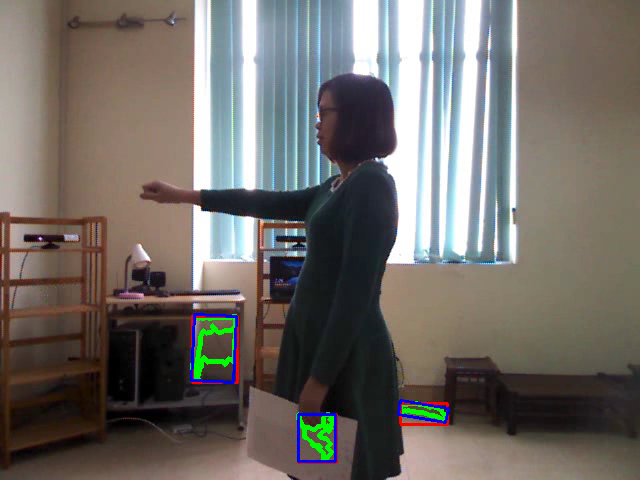
#> input picture frame 4 of testContour/videoTestBGROut.avi, 640 x 480 px, given in place of videoTest.avi, which was not available
$ python testContourHandWithVideoBGR.py   (older library calls are emulated)
#> lines starting #> are read from the running program, lines starting #| are printed output that depends on the picture; after the words box and inside, x2 and y2 are one past the last pixel; in counts of white or black regions, pixels touching at a corner belong together; pictures that were not available may be replaced by others from this repository, and a replacement may not be noted
#> further down, frame is the input picture: shape (480, 640, 3); mean B, G, R 102.9, 107.7, 112.5
import cv2
import numpy as np
from matplotlib import pyplot as plt

def skinDetectingBasedOnBGRAreaWHThreshold(image):

    lower_SkinBGR = np.array([48, 50, 73])
    upper_SkinBGR = np.array([79, 84, 108])

    mask = cv2.inRange(image, lower_SkinBGR, upper_SkinBGR)
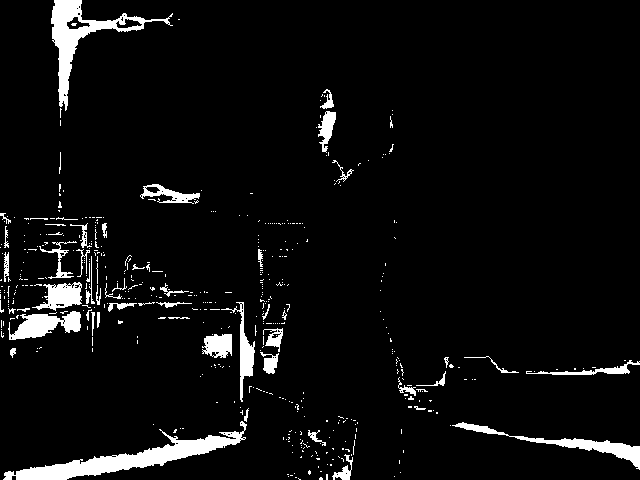
#> mask: shape (480, 640); 5.4% white; 490 white regions (433 under 20 px)

    _, contours, _ = cv2.findContours(mask, cv2.RETR_TREE, cv2.CHAIN_APPROX_NONE)
#> contours = 591 contours, 553 with area under 20; largest, box (x1, y1, x2, y2) and area: (3, 421, 247, 480) 3225, (51, 0, 173, 111) 2624, (452, 422, 640, 470) 1190, (8, 311, 81, 340) 1047, (32, 282, 82, 311) 754

    lowerHandArea = 200
    upperHandArea = 1200

    lowerWidth = 20
    upperWidth = 70

    lowerHeight = 20
    upperHeight = 70

    for contour in contours:
        area = cv2.contourArea(contour)

        if (lowerHandArea < area < upperHandArea):

            #draw straight bounding rectangle
            x, y, width, height = cv2.boundingRect(contour)

            #check if width and hieght is ok
            if (lowerWidth < width < upperWidth) and (lowerHeight < height < upperHeight):
                cv2.drawContours(image, contour, -1, (0, 255, 0), 3)
                cv2.rectangle(image, (x,y), (x+width, y+height), (0,0,255),2)

                #draw rotated rectangle
                rectangle = cv2.minAreaRect(contour)
                box = cv2.boxPoints(rectangle)
                box = np.int0(box)
                cv2.drawContours(image, [box], 0, (255,0,0), 2)
#> this loop made 591 passes
#> (area, x, y, width, height, rectangle, box) on passes 184, 341: (514.5, 202, 334, 30, 24, ((216.5, 345.5), (23, 29), -90), [[231, 357], [202, 357], [202, 334], [231, 334]]), (753.5, 32, 282, 50, 29, ((56.57, 296.5), (50.42, 26.67), -3.81), [[32, 311], [30, 284], [80, 281], [82, 308]])
#> (area, x, y, width, height) on passes 70, 154, 235, 263, 536, 571: (1190, 452, 422, 188, 48), (296.5, 526, 360, 114, 15), (1047, 8, 311, 73, 29), (603, 221, 302, 34, 100), (457.5, 140, 184, 60, 20), (334, 318, 111, 18, 42)
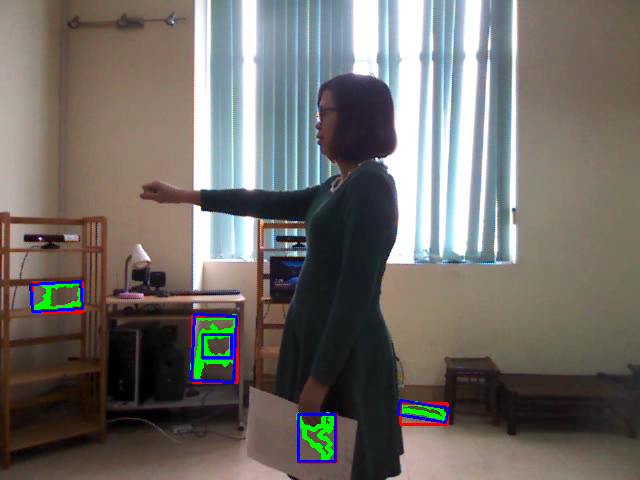
#> image: shape (480, 640, 3); 0.55% of pixels changed, all inside (x1, y1, x2, y2) = (29, 280, 234, 360)

    return image

#video = cv2.VideoCapture('/home/tien/OpenCV/testContour/videoTest.avi')
video = cv2.VideoCapture('/home/tien/OpenCV/testContour/videoTest.avi')
if (video.isOpened() == False):
    print("Erro opening video stream or file")
else:
    frameWidth  = video.get(3)
    frameHeight = video.get(4)

frameWidth = int(frameWidth)
frameHeight = int(frameHeight)
print(frameWidth, frameHeight)


# Define the codec and create VideoWriter object.The output is stored in 'outpy.avi' file.
fourcc = cv2.VideoWriter_fourcc(*'XVID')
outVideo = cv2.VideoWriter('/home/tien/OpenCV/testContour/videoTestBGROut.avi', fourcc, 20.0, (frameWidth, frameHeight))

while (video.isOpened()):
    ret, frame = video.read()
    if ret == True:
        contourDrawnImage = skinDetectingBasedOnBGRAreaWHThreshold(frame)
        outVideo.write(contourDrawnImage)

        cv2.imshow('contourDrawnImage', contourDrawnImage)

        """
        #plot show to analyze the hsv parametres
        plt.imshow(contourDrawedImage)
        plt.show()
        """
        if cv2.waitKey(30) & 0xFF == ord('q'):
#> (key q is pressed here)
            break
    else:
        break

video.release()
outVideo.release()
cv2.destroyAllWindows()

$ run again, starting later in the video
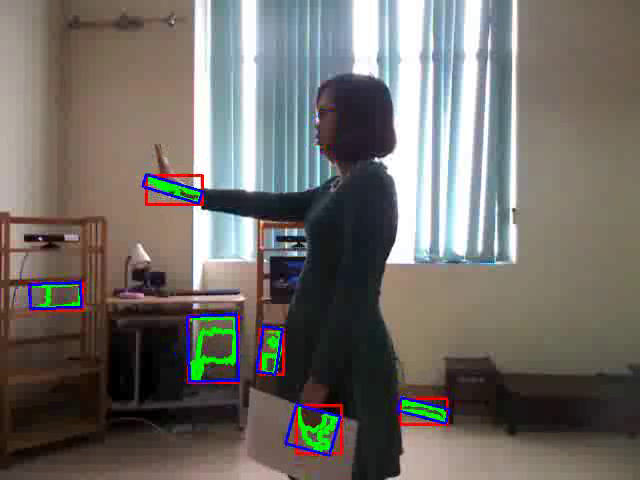
#> input picture frame 22 of testContour/videoTestBGROut.avi, 640 x 480 px, given in place of videoTest.avi, which was not available
#> frame is the input picture: shape (480, 640, 3); mean B, G, R 103, 108, 112.3
#> in skinDetectingBasedOnBGRAreaWHThreshold, `mask = cv2.inRange(image, lower_SkinBGR, upper_SkinBGR)`:
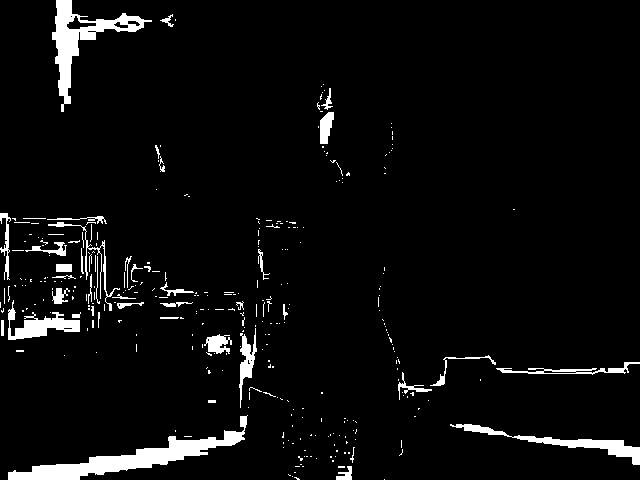
#> mask: shape (480, 640); 4.7% white; 324 white regions (280 under 20 px)
#> contours = 341 contours, 312 with area under 20; largest, box (x1, y1, x2, y2) and area: (8, 415, 248, 480) 3262, (52, 0, 152, 112) 2524, (450, 424, 640, 465) 1192, (8, 300, 80, 340) 924, (239, 328, 257, 408) 424
#> the loop in skinDetectingBasedOnBGRAreaWHThreshold, `for contour in contours:` made 341 passes
#> (area, x, y, width, height) on passes 47, 84, 110, 117, 171, 324: (1191.5, 450, 424, 190, 41), (356.5, 496, 362, 144, 13), (274, 204, 334, 28, 20), (424, 239, 328, 18, 80), (924.5, 8, 300, 72, 40), (276.5, 320, 112, 14, 32)

$ run again, starting later in the video
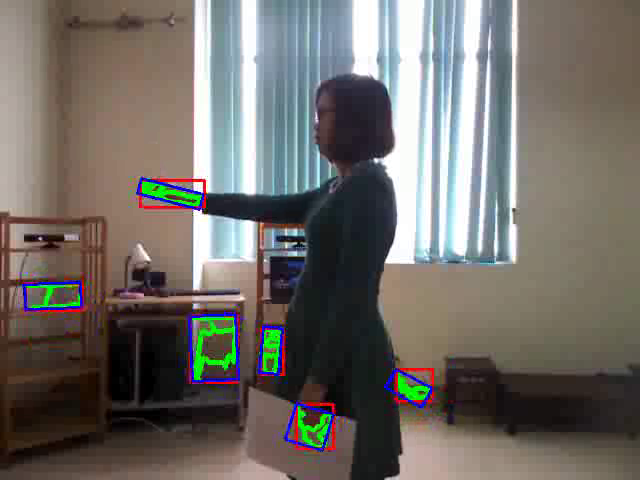
#> input picture frame 39 of testContour/videoTestBGROut.avi, 640 x 480 px, given in place of videoTest.avi, which was not available
#> frame is the input picture: shape (480, 640, 3); mean B, G, R 103.2, 108.3, 112.5
#> in skinDetectingBasedOnBGRAreaWHThreshold, `mask = cv2.inRange(image, lower_SkinBGR, upper_SkinBGR)`:
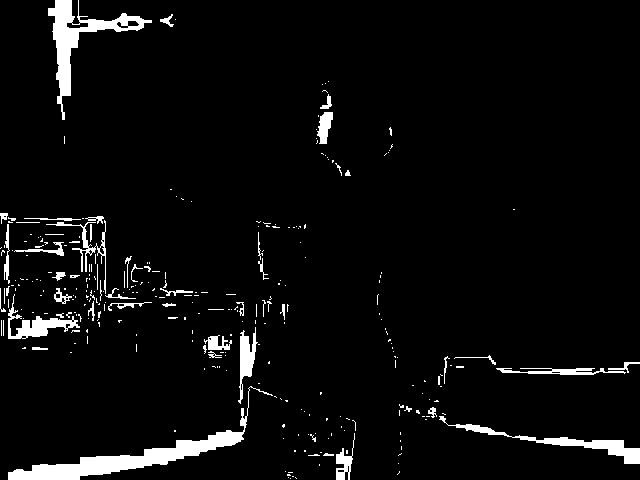
#> mask: shape (480, 640); 4.6% white; 301 white regions (251 under 20 px)
#> contours = 330 contours, 298 with area under 20; largest, box (x1, y1, x2, y2) and area: (8, 386, 273, 480) 3303, (48, 0, 152, 120) 2380, (439, 416, 640, 464) 1148, (8, 294, 80, 339) 756, (238, 327, 258, 404) 537
#> the loop in skinDetectingBasedOnBGRAreaWHThreshold, `for contour in contours:` made 330 passes
#> (area, x, y, width, height) on passes 25, 39, 68, 110, 174, 286, 319: (279.5, 336, 433, 19, 47), (1147.5, 439, 416, 201, 48), (299, 496, 368, 130, 7), (537, 238, 327, 20, 77), (756, 8, 294, 72, 45), (284, 46, 220, 60, 74), (283.5, 317, 112, 16, 32)
